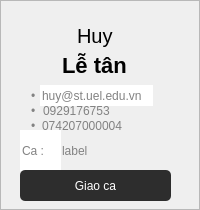
           <widget class="QFrame" name="frmEmployeeRow1">
            <property name="sizePolicy">
             <sizepolicy hsizetype="Preferred" vsizetype="Preferred">
              <horstretch>0</horstretch>
              <verstretch>0</verstretch>
             </sizepolicy>
            </property>
            <property name="minimumSize">
             <size>
              <width>0</width>
              <height>50</height>
             </size>
            </property>
            <property name="styleSheet">
             <string notr="true">#frmEmployeeRow1 {
	background-color: white;
	border-radius:4px;
	border:1px solid #E0E0E0;
}</string>
            </property>
            <property name="frameShape">
             <enum>QFrame::StyledPanel</enum>
            </property>
            <property name="frameShadow">
             <enum>QFrame::Raised</enum>
            </property>
            <widget class="QLineEdit" name="leEmployeeRow1Name">
             <property name="geometry">
              <rect>
               <x>0</x>
               <y>20</y>
               <width>191</width>
               <height>31</height>
              </rect>
             </property>
             <property name="styleSheet">
              <string notr="true">QLineEdit {
	font-family: &quot;Montserrat&quot;;
	font-size:20px;
	font-weight:none;
	background-color:transparent;
	border:1px;
}</string>
             </property>
             <property name="text">
              <string>Huy</string>
             </property>
             <property name="alignment">
              <set>Qt::AlignCenter</set>
             </property>
            </widget>
            <widget class="QLineEdit" name="leEmployeeRow1Position">
             <property name="geometry">
              <rect>
               <x>60</x>
               <y>50</y>
               <width>71</width>
               <height>31</height>
              </rect>
             </property>
             <property name="styleSheet">
              <string notr="true">QLineEdit {
	font-family: &quot;Montserrat&quot;;
	font-size:22px;
	font-weight:530;
	background-color:transparent;
	border:1px;
}</string>
             </property>
             <property name="text">
              <string>Lễ tân</string>
             </property>
            </widget>
            <widget class="QLabel" name="lblEmployeeRow1Dot">
             <property name="geometry">
              <rect>
               <x>31</x>
               <y>85</y>
               <width>21</width>
               <height>21</height>
              </rect>
             </property>
             <property name="styleSheet">
              <string notr="true">QLabel {
	color: #828282;
}</string>
             </property>
             <property name="text">
              <string>•</string>
             </property>
            </widget>
            <widget class="QLineEdit" name="leEmployeeRow1Email">
             <property name="geometry">
              <rect>
               <x>40</x>
               <y>85</y>
               <width>113</width>
               <height>21</height>
              </rect>
             </property>
             <property name="styleSheet">
              <string notr="true">QLineEdit {
	border:none;
	color: #828282;
}</string>
             </property>
             <property name="text">
              <string>huy@st.uel.edu.vn</string>
             </property>
            </widget>
            <widget class="QLabel" name="lblEmployeeRow1Dot2">
             <property name="geometry">
              <rect>
               <x>31</x>
               <y>100</y>
               <width>20</width>
               <height>21</height>
              </rect>
             </property>
             <property name="styleSheet">
              <string notr="true">QLabel {
	color: #828282;
}</string>
             </property>
             <property name="text">
              <string>•</string>
             </property>
            </widget>
            <widget class="QLineEdit" name="leEmployeeRow1Phone">
             <property name="geometry">
              <rect>
               <x>41</x>
               <y>100</y>
               <width>111</width>
               <height>21</height>
              </rect>
             </property>
             <property name="styleSheet">
              <string notr="true">QLineEdit {
	border:none;
	color: #828282;
	background-color:transparent;
}</string>
             </property>
             <property name="text">
              <string>0929176753</string>
             </property>
            </widget>
            <widget class="QLineEdit" name="leEmployeeRow1Ca">
             <property name="geometry">
              <rect>
               <x>20</x>
               <y>130</y>
               <width>41</width>
               <height>41</height>
              </rect>
             </property>
             <property name="font">
              <font>
               <pointsize>9</pointsize>
              </font>
             </property>
             <property name="styleSheet">
              <string notr="true">QLineEdit {
	border:none;
	color: #828282;
}</string>
             </property>
             <property name="text">
              <string>Ca :</string>
             </property>
            </widget>
            <widget class="QPushButton" name="btnEmployeeRow1Assign">
             <property name="geometry">
              <rect>
               <x>20</x>
               <y>170</y>
               <width>151</width>
               <height>31</height>
              </rect>
             </property>
             <property name="cursor">
              <cursorShape>PointingHandCursor</cursorShape>
             </property>
             <property name="styleSheet">
              <string notr="true">QPushButton {
	font: 11pt &quot;Monteserrat&quot;;
	color: white				;
	border-radius: 5px;
	background-color: #2D2D2D; 
}</string>
             </property>
             <property name="text">
              <string>Giao ca</string>
             </property>
            </widget>
            <widget class="QPushButton" name="btnEmployeeRow1Delete">
             <property name="geometry">
              <rect>
               <x>150</x>
               <y>10</y>
               <width>31</width>
               <height>31</height>
              </rect>
             </property>
             <property name="cursor">
              <cursorShape>PointingHandCursor</cursorShape>
             </property>
             <property name="styleSheet">
              <string notr="true">QPushButton {
	background-color: transparent;
	border: none;
}
</string>
             </property>
             <property name="text">
              <string/>
             </property>
             <property name="icon">
              <iconset>
               <normaloff>C:/Administrator/Downloads/project/images/xoa.jpg</normaloff>C:/Administrator/Downloads/project/images/xoa.jpg</iconset>
             </property>
             <property name="iconSize">
              <size>
               <width>30</width>
               <height>30</height>
              </size>
             </property>
            </widget>
            <widget class="QLineEdit" name="leEmployeeRow1Shift">
             <property name="geometry">
              <rect>
               <x>60</x>
               <y>130</y>
               <width>51</width>
               <height>41</height>
              </rect>
             </property>
             <property name="font">
              <font>
               <pointsize>9</pointsize>
              </font>
             </property>
             <property name="styleSheet">
              <string notr="true">QLineEdit {
	border:none;
	color: #828282;
	background-color: transparent;
}</string>
             </property>
             <property name="text">
              <string>label</string>
             </property>
            </widget>
            <widget class="QLabel" name="lblEmployeeRow1Dot3">
             <property name="geometry">
              <rect>
               <x>31</x>
               <y>110</y>
               <width>20</width>
               <height>31</height>
              </rect>
             </property>
             <property name="styleSheet">
              <string notr="true">QLabel {
	color: #828282;
}</string>
             </property>
             <property name="text">
              <string>•</string>
             </property>
            </widget>
            <widget class="QLineEdit" name="leEmployeeRow1CCCD">
             <property name="geometry">
              <rect>
               <x>40</x>
               <y>110</y>
               <width>111</width>
               <height>31</height>
              </rect>
             </property>
             <property name="styleSheet">
              <string notr="true">QLineEdit {
	border:none;
	color: #828282;
	background-color: transparent;
}</string>
             </property>
             <property name="text">
              <string>074207000004</string>
             </property>
            </widget>
           </widget>
